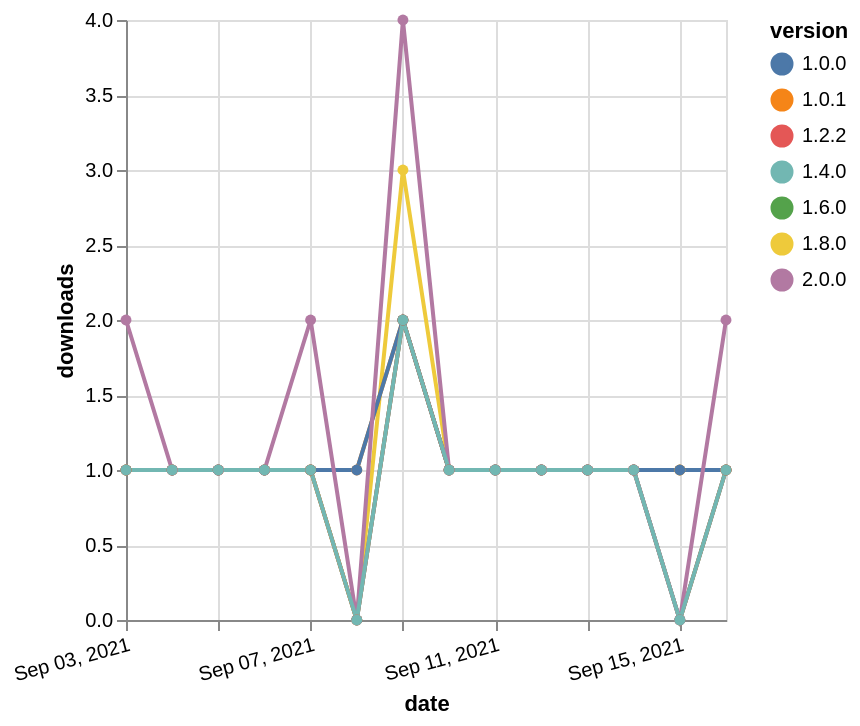

Vega-Lite specification for this chart:
### Vega-Lite specification from a JSON file in a GitHub repository (floating-point values rounded to 4 significant figures)
{"$schema": "https://vega.github.io/schema/vega-lite/v5.json", "description": "A simple bar chart with embedded data.", "data": {"values": [{"date": "2021-09-03", "total": 167, "delta": 1, "version": "1.6.0"}, {"date": "2021-09-04", "total": 168, "delta": 1, "version": "1.6.0"}, {"date": "2021-09-05", "total": 169, "delta": 1, "version": "1.6.0"}, {"date": "2021-09-06", "total": 170, "delta": 1, "version": "1.6.0"}, {"date": "2021-09-07", "total": 171, "delta": 1, "version": "1.6.0"}, {"date": "2021-09-08", "total": 171, "delta": 0, "version": "1.6.0"}, {"date": "2021-09-09", "total": 173, "delta": 2, "version": "1.6.0"}, {"date": "2021-09-10", "total": 174, "delta": 1, "version": "1.6.0"}, {"date": "2021-09-11", "total": 175, "delta": 1, "version": "1.6.0"}, {"date": "2021-09-12", "total": 176, "delta": 1, "version": "1.6.0"}, {"date": "2021-09-13", "total": 177, "delta": 1, "version": "1.6.0"}, {"date": "2021-09-14", "total": 178, "delta": 1, "version": "1.6.0"}, {"date": "2021-09-15", "total": 178, "delta": 0, "version": "1.6.0"}, {"date": "2021-09-16", "total": 179, "delta": 1, "version": "1.6.0"}, {"date": "2021-09-03", "total": 207, "delta": 1, "version": "1.8.0"}, {"date": "2021-09-04", "total": 208, "delta": 1, "version": "1.8.0"}, {"date": "2021-09-05", "total": 209, "delta": 1, "version": "1.8.0"}, {"date": "2021-09-06", "total": 210, "delta": 1, "version": "1.8.0"}, {"date": "2021-09-07", "total": 211, "delta": 1, "version": "1.8.0"}, {"date": "2021-09-08", "total": 211, "delta": 0, "version": "1.8.0"}, {"date": "2021-09-09", "total": 214, "delta": 3, "version": "1.8.0"}, {"date": "2021-09-10", "total": 215, "delta": 1, "version": "1.8.0"}, {"date": "2021-09-11", "total": 216, "delta": 1, "version": "1.8.0"}, {"date": "2021-09-12", "total": 217, "delta": 1, "version": "1.8.0"}, {"date": "2021-09-13", "total": 218, "delta": 1, "version": "1.8.0"}, {"date": "2021-09-14", "total": 219, "delta": 1, "version": "1.8.0"}, {"date": "2021-09-15", "total": 220, "delta": 1, "version": "1.8.0"}, {"date": "2021-09-16", "total": 221, "delta": 1, "version": "1.8.0"}, {"date": "2021-09-03", "total": 240, "delta": 1, "version": "1.0.1"}, {"date": "2021-09-04", "total": 241, "delta": 1, "version": "1.0.1"}, {"date": "2021-09-05", "total": 242, "delta": 1, "version": "1.0.1"}, {"date": "2021-09-06", "total": 243, "delta": 1, "version": "1.0.1"}, {"date": "2021-09-07", "total": 244, "delta": 1, "version": "1.0.1"}, {"date": "2021-09-08", "total": 245, "delta": 1, "version": "1.0.1"}, {"date": "2021-09-09", "total": 247, "delta": 2, "version": "1.0.1"}, {"date": "2021-09-10", "total": 248, "delta": 1, "version": "1.0.1"}, {"date": "2021-09-11", "total": 249, "delta": 1, "version": "1.0.1"}, {"date": "2021-09-12", "total": 250, "delta": 1, "version": "1.0.1"}, {"date": "2021-09-13", "total": 251, "delta": 1, "version": "1.0.1"}, {"date": "2021-09-14", "total": 252, "delta": 1, "version": "1.0.1"}, {"date": "2021-09-15", "total": 253, "delta": 1, "version": "1.0.1"}, {"date": "2021-09-16", "total": 254, "delta": 1, "version": "1.0.1"}, {"date": "2021-09-03", "total": 243, "delta": 1, "version": "1.0.0"}, {"date": "2021-09-04", "total": 244, "delta": 1, "version": "1.0.0"}, {"date": "2021-09-05", "total": 245, "delta": 1, "version": "1.0.0"}, {"date": "2021-09-06", "total": 246, "delta": 1, "version": "1.0.0"}, {"date": "2021-09-07", "total": 247, "delta": 1, "version": "1.0.0"}, {"date": "2021-09-08", "total": 248, "delta": 1, "version": "1.0.0"}, {"date": "2021-09-09", "total": 250, "delta": 2, "version": "1.0.0"}, {"date": "2021-09-10", "total": 251, "delta": 1, "version": "1.0.0"}, {"date": "2021-09-11", "total": 252, "delta": 1, "version": "1.0.0"}, {"date": "2021-09-12", "total": 253, "delta": 1, "version": "1.0.0"}, {"date": "2021-09-13", "total": 254, "delta": 1, "version": "1.0.0"}, {"date": "2021-09-14", "total": 255, "delta": 1, "version": "1.0.0"}, {"date": "2021-09-15", "total": 256, "delta": 1, "version": "1.0.0"}, {"date": "2021-09-16", "total": 257, "delta": 1, "version": "1.0.0"}, {"date": "2021-09-03", "total": 202, "delta": 1, "version": "1.2.2"}, {"date": "2021-09-04", "total": 203, "delta": 1, "version": "1.2.2"}, {"date": "2021-09-05", "total": 204, "delta": 1, "version": "1.2.2"}, {"date": "2021-09-06", "total": 205, "delta": 1, "version": "1.2.2"}, {"date": "2021-09-07", "total": 206, "delta": 1, "version": "1.2.2"}, {"date": "2021-09-08", "total": 206, "delta": 0, "version": "1.2.2"}, {"date": "2021-09-09", "total": 208, "delta": 2, "version": "1.2.2"}, {"date": "2021-09-10", "total": 209, "delta": 1, "version": "1.2.2"}, {"date": "2021-09-11", "total": 210, "delta": 1, "version": "1.2.2"}, {"date": "2021-09-12", "total": 211, "delta": 1, "version": "1.2.2"}, {"date": "2021-09-13", "total": 212, "delta": 1, "version": "1.2.2"}, {"date": "2021-09-14", "total": 213, "delta": 1, "version": "1.2.2"}, {"date": "2021-09-15", "total": 213, "delta": 0, "version": "1.2.2"}, {"date": "2021-09-16", "total": 214, "delta": 1, "version": "1.2.2"}, {"date": "2021-09-03", "total": 129, "delta": 2, "version": "2.0.0"}, {"date": "2021-09-04", "total": 130, "delta": 1, "version": "2.0.0"}, {"date": "2021-09-05", "total": 131, "delta": 1, "version": "2.0.0"}, {"date": "2021-09-06", "total": 132, "delta": 1, "version": "2.0.0"}, {"date": "2021-09-07", "total": 134, "delta": 2, "version": "2.0.0"}, {"date": "2021-09-08", "total": 134, "delta": 0, "version": "2.0.0"}, {"date": "2021-09-09", "total": 138, "delta": 4, "version": "2.0.0"}, {"date": "2021-09-10", "total": 139, "delta": 1, "version": "2.0.0"}, {"date": "2021-09-11", "total": 140, "delta": 1, "version": "2.0.0"}, {"date": "2021-09-12", "total": 141, "delta": 1, "version": "2.0.0"}, {"date": "2021-09-13", "total": 142, "delta": 1, "version": "2.0.0"}, {"date": "2021-09-14", "total": 143, "delta": 1, "version": "2.0.0"}, {"date": "2021-09-15", "total": 143, "delta": 0, "version": "2.0.0"}, {"date": "2021-09-16", "total": 145, "delta": 2, "version": "2.0.0"}, {"date": "2021-09-03", "total": 199, "delta": 1, "version": "1.4.0"}, {"date": "2021-09-04", "total": 200, "delta": 1, "version": "1.4.0"}, {"date": "2021-09-05", "total": 201, "delta": 1, "version": "1.4.0"}, {"date": "2021-09-06", "total": 202, "delta": 1, "version": "1.4.0"}, {"date": "2021-09-07", "total": 203, "delta": 1, "version": "1.4.0"}, {"date": "2021-09-08", "total": 203, "delta": 0, "version": "1.4.0"}, {"date": "2021-09-09", "total": 205, "delta": 2, "version": "1.4.0"}, {"date": "2021-09-10", "total": 206, "delta": 1, "version": "1.4.0"}, {"date": "2021-09-11", "total": 207, "delta": 1, "version": "1.4.0"}, {"date": "2021-09-12", "total": 208, "delta": 1, "version": "1.4.0"}, {"date": "2021-09-13", "total": 209, "delta": 1, "version": "1.4.0"}, {"date": "2021-09-14", "total": 210, "delta": 1, "version": "1.4.0"}, {"date": "2021-09-15", "total": 210, "delta": 0, "version": "1.4.0"}, {"date": "2021-09-16", "total": 211, "delta": 1, "version": "1.4.0"}]}, "width": "container", "mark": {"type": "line", "point": {"filled": true}}, "encoding": {"x": {"field": "date", "type": "temporal", "timeUnit": "yearmonthdate", "title": "date", "axis": {"labelAngle": -15}}, "y": {"field": "delta", "type": "quantitative", "title": "downloads"}, "color": {"field": "version", "type": "nominal"}, "tooltip": {"field": "delta"}}}
